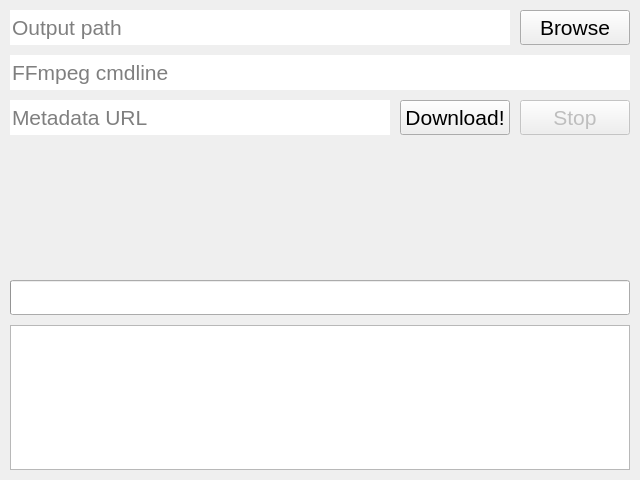
<?xml version="1.0" encoding="UTF-8"?>
<ui version="4.0">
 <class>StreamDownloaderWindow</class>
 <widget class="QMainWindow" name="StreamDownloaderWindow">
  <property name="geometry">
   <rect>
    <x>0</x>
    <y>0</y>
    <width>640</width>
    <height>480</height>
   </rect>
  </property>
  <property name="font">
   <font>
    <pointsize>22</pointsize>
   </font>
  </property>
  <property name="windowTitle">
   <string>Stream Downloader</string>
  </property>
  <property name="windowIcon">
   <iconset>
    <normaloff>../assets/icon.png</normaloff>../assets/icon.png</iconset>
  </property>
  <property name="locale">
   <locale language="English" country="UnitedStates"/>
  </property>
  <widget class="QWidget" name="centralwidget">
   <widget class="QLineEdit" name="metaEdit">
    <property name="geometry">
     <rect>
      <x>10</x>
      <y>100</y>
      <width>380</width>
      <height>35</height>
     </rect>
    </property>
    <property name="font">
     <font>
      <pointsize>16</pointsize>
     </font>
    </property>
    <property name="text">
     <string/>
    </property>
    <property name="frame">
     <bool>false</bool>
    </property>
    <property name="placeholderText">
     <string>Metadata URL</string>
    </property>
   </widget>
   <widget class="QPushButton" name="downButton">
    <property name="geometry">
     <rect>
      <x>400</x>
      <y>100</y>
      <width>110</width>
      <height>35</height>
     </rect>
    </property>
    <property name="font">
     <font>
      <pointsize>16</pointsize>
     </font>
    </property>
    <property name="text">
     <string>Download!</string>
    </property>
   </widget>
   <widget class="QPushButton" name="stopButton">
    <property name="enabled">
     <bool>false</bool>
    </property>
    <property name="geometry">
     <rect>
      <x>520</x>
      <y>100</y>
      <width>110</width>
      <height>35</height>
     </rect>
    </property>
    <property name="font">
     <font>
      <pointsize>16</pointsize>
     </font>
    </property>
    <property name="text">
     <string>Stop</string>
    </property>
   </widget>
   <widget class="QListWidget" name="logList">
    <property name="geometry">
     <rect>
      <x>10</x>
      <y>325</y>
      <width>620</width>
      <height>145</height>
     </rect>
    </property>
    <property name="font">
     <font>
      <pointsize>10</pointsize>
     </font>
    </property>
    <property name="frameShape">
     <enum>QFrame::Shape::StyledPanel</enum>
    </property>
    <property name="frameShadow">
     <enum>QFrame::Shadow::Plain</enum>
    </property>
    <property name="wordWrap">
     <bool>true</bool>
    </property>
   </widget>
   <widget class="QProgressBar" name="downBar">
    <property name="geometry">
     <rect>
      <x>10</x>
      <y>280</y>
      <width>620</width>
      <height>35</height>
     </rect>
    </property>
    <property name="font">
     <font>
      <pointsize>16</pointsize>
     </font>
    </property>
    <property name="maximum">
     <number>29</number>
    </property>
    <property name="value">
     <number>0</number>
    </property>
    <property name="textVisible">
     <bool>false</bool>
    </property>
    <property name="format">
     <string/>
    </property>
   </widget>
   <widget class="QPushButton" name="outButton">
    <property name="geometry">
     <rect>
      <x>520</x>
      <y>10</y>
      <width>110</width>
      <height>35</height>
     </rect>
    </property>
    <property name="font">
     <font>
      <pointsize>16</pointsize>
     </font>
    </property>
    <property name="text">
     <string>Browse</string>
    </property>
   </widget>
   <widget class="QLineEdit" name="outEdit">
    <property name="geometry">
     <rect>
      <x>10</x>
      <y>10</y>
      <width>500</width>
      <height>35</height>
     </rect>
    </property>
    <property name="font">
     <font>
      <pointsize>16</pointsize>
     </font>
    </property>
    <property name="text">
     <string/>
    </property>
    <property name="frame">
     <bool>false</bool>
    </property>
    <property name="placeholderText">
     <string>Output path</string>
    </property>
   </widget>
   <widget class="QLineEdit" name="ffmpegEdit">
    <property name="geometry">
     <rect>
      <x>10</x>
      <y>55</y>
      <width>620</width>
      <height>35</height>
     </rect>
    </property>
    <property name="font">
     <font>
      <pointsize>16</pointsize>
     </font>
    </property>
    <property name="text">
     <string/>
    </property>
    <property name="frame">
     <bool>false</bool>
    </property>
    <property name="placeholderText">
     <string>FFmpeg cmdline</string>
    </property>
   </widget>
  </widget>
 </widget>
 <resources/>
 <connections/>
</ui>
